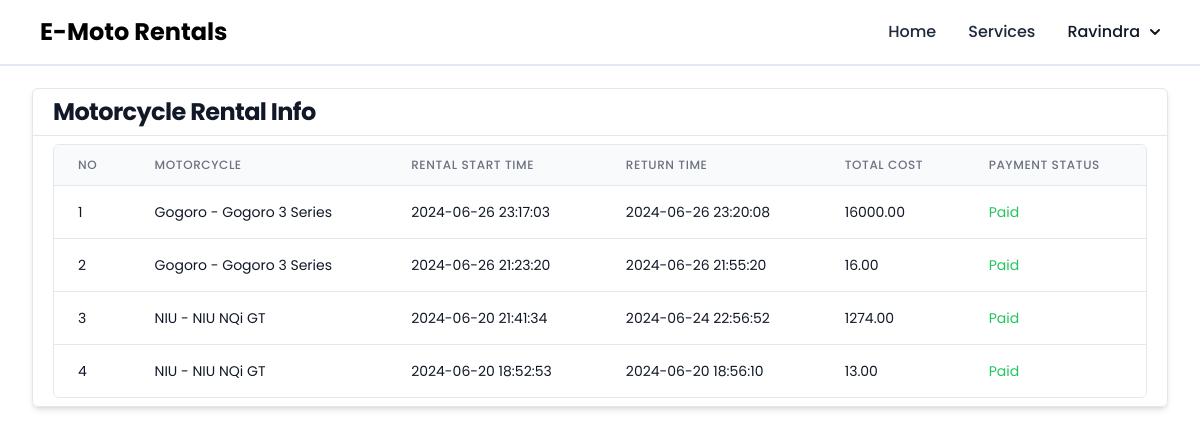
The page /customer-status.php (signed in) on the database its author committed.
### tables this page shows
CREATE TABLE `electric_motorcycles` (
  `motorcycle_id` int(11) NOT NULL,
  `merk` varchar(50) DEFAULT NULL,
  `model` varchar(50) DEFAULT NULL,
  `year` int(11) DEFAULT NULL,
  `hourly_rental_price` decimal(10,0) DEFAULT NULL,
  `image_url` text NOT NULL,
  `status` tinyint(4) DEFAULT 1,
  `location_id` int(11) DEFAULT NULL
);

CREATE TABLE `rentals` (
  `rental_id` int(11) NOT NULL,
  `user_id` int(11) DEFAULT NULL,
  `motorcycle_id` int(11) DEFAULT NULL,
  `waktu_sewa` datetime DEFAULT NULL,
  `waktu_kembali` datetime DEFAULT NULL,
  `total_biaya` decimal(10,2) DEFAULT NULL,
  `status_pembayaran` varchar(20) DEFAULT NULL
);

### app/Database.php (called while the page is built, shortened)
<?php
class Database
{
  private $host = "localhost";
  private $username = "root";
  private $password = "";
  private $database = "sewa_motor";
  public function __construct()
  {
    return $this->conn = new mysqli($this->host, $this->username, $this->password, $this->database);
  }
}

### app/Rental.php (called while the page is built, shortened)
<?php
require_once 'Database.php';
class Rental extends Database
{
  private $tb_rentals = "rentals";
  private $tb_motorcycle = "electric_motorcycles";
  private $tb_locations = "locations";
  private $tb_users = "users";
  public function getRentedMotorcycleByCustomer($user_id)
  {
    $query = "SELECT * FROM $this->tb_motorcycle
          INNER JOIN $this->tb_rentals ON $this->tb_rentals.motorcycle_id = $this->tb_motorcycle.motorcycle_id
          INNER JOIN $this->tb_users ON $this->tb_rentals.user_id = $this->tb_users.user_id
          INNER JOIN $this->tb_locations ON $this->tb_motorcycle.location_id = $this->tb_locations.location_id
          WHERE $this->tb_users.user_id = $user_id ORDER BY $this->tb_rentals.rental_id DESC";
    $result = $this->conn->query($query);
    $rows = [];
    while ($data = mysqli_fetch_assoc($result)) {
      $rows[] = $data;
    }
    return $rows;
  }
}
$Rental = new Rental();

### customer-status.php (the view, shortened to what this page needs)
<?php
require_once "src/layouts/header.php";
require_once "app/Rental.php";
$user_id = $_SESSION['user_id'];
$rentals = $Rental->getRentedMotorcycleByCustomer($user_id);
?>
<div class="p-8">
  <div class="border border-slate-200 rounded-md shadow-md mt-14">
    <h1 class="text-2xl px-5 py-2 font-bold leading-tight tracking-tight text-gray-900">Motorcycle Rental Info</h1>
    <hr>
    <div class="mx-5 border overflow-x-auto border-slate-200 rounded-md my-2 overflow-y-auto max-h-[45rem]">
      <table class="min-w-full divide-y divide-gray-200">
        <thead class="bg-gray-50">
          <tr>
            <th scope="col" class="px-6 py-3 text-left text-xs font-medium text-gray-500 uppercase tracking-wider">No
            </th>
            <th scope="col" class="px-6 py-3 text-left text-xs font-medium text-gray-500 uppercase tracking-wider">
              Motorcycle</th>
            <th scope="col" class="px-6 py-3 text-left text-xs font-medium text-gray-500 uppercase tracking-wider">
              Rental Start Time</th>
            <th scope="col" class="px-6 py-3 text-left text-xs font-medium text-gray-500 uppercase tracking-wider">
              Return Time</th>
            <th scope="col" class="px-6 py-3 text-left text-xs font-medium text-gray-500 uppercase tracking-wider">Total
              Cost</th>
            <th scope="col" class="px-6 py-3 text-left text-xs font-medium text-gray-500 uppercase tracking-wider">
              Payment Status</th>
          </tr>
        </thead>
        <tbody class="bg-white divide-y divide-gray-200">
          <?php foreach ($rentals as $index => $rental): ?>
            <tr>
              <td class="px-6 py-4 whitespace-nowrap">
                <div class="text-sm text-gray-900"><?= $index + 1 ?></div>
              </td>
              <td class="px-6 py-4 whitespace-nowrap">
                <div class="text-sm text-gray-900"><?= $rental['merk'] ?> - <?= $rental['model'] ?></div>
              </td>
              <td class="px-6 py-4 whitespace-nowrap">
                <div class="text-sm text-gray-900"><?= $rental['waktu_sewa'] ?></div>
              </td>
              <td class="px-6 py-4 whitespace-nowrap">
                <div class="text-sm text-gray-900">
                  <?= $rental['waktu_kembali'] == null ? '-' : $rental['waktu_kembali'] ?>
                </div>
              </td>
              <td class="px-6 py-4 whitespace-nowrap">
                <div class="text-sm text-gray-900"><?= $rental['total_biaya'] == null ? '-' : $rental['total_biaya'] ?>
                </div>
              </td>
              <td class="px-6 py-4 whitespace-nowrap">
                <div class="text-sm text-gray-900">
                  <?php if ($rental['status_pembayaran'] == null): ?>
                    <form action="functions/process_payment.php" method="POST">
                      <input type="hidden" name="rental_id" value="<?= $rental['rental_id'] ?>">
                      <button type="submit"
                        class="bg-slate-500 hover:bg-slate-700 hover:text-green-500 text-white font-bold py-2 px-4 rounded">
                        Pay Now
                      </button>
                    </form>
                  <?php elseif ($rental['status_pembayaran'] == "pending"): ?>
                    <span class="text-sm text-yellow-500">Pending</span>
                  <?php else: ?>
                    <span class="text-sm text-green-500">Paid</span>
                  <?php endif ?>
                </div>
              </td>
            </tr>
          <?php endforeach; ?>
        </tbody>
      </table>
    </div>
  </div>
</div>
<?php require_once "src/layouts/footer.php"; ?>

### rows shown on the page
electric_motorcycles: merk "Gogoro", model "Gogoro 3 Series", rentals.waktu_sewa "2024-06-26 23:17:03", rentals.waktu_kembali "2024-06-26 23:20:08", rentals.total_biaya "16000.00", rentals.waktu_sewa "2024-06-26 21:23:20", rentals.waktu_kembali "2024-06-26 21:55:20", rentals.total_biaya "16.00"
electric_motorcycles: merk "NIU", model "NIU NQi GT", rentals.waktu_sewa "2024-06-20 21:41:34", rentals.waktu_kembali "2024-06-24 22:56:52", rentals.total_biaya "1274.00", rentals.waktu_sewa "2024-06-20 18:52:53", rentals.waktu_kembali "2024-06-20 18:56:10", rentals.total_biaya "13.00"

### other values the page prints
$user "Ravindra"
